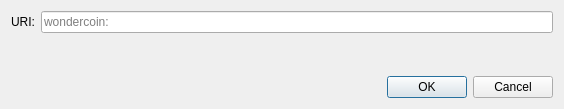
<?xml version="1.0" encoding="UTF-8"?>
<ui version="4.0">
 <class>OpenURIDialog</class>
 <widget class="QDialog" name="OpenURIDialog">
  <property name="geometry">
   <rect>
    <x>0</x>
    <y>0</y>
    <width>564</width>
    <height>109</height>
   </rect>
  </property>
  <property name="windowTitle">
   <string>Open wondercoin URI</string>
  </property>
  <layout class="QVBoxLayout" name="verticalLayout">
   <item>
    <layout class="QHBoxLayout" name="horizontalLayout">
     <item>
      <widget class="QLabel" name="label">
       <property name="text">
        <string>URI:</string>
       </property>
      </widget>
     </item>
     <item>
      <widget class="QValidatedLineEdit" name="uriEdit">
       <property name="placeholderText">
        <string notr="true">wondercoin:</string>
       </property>
      </widget>
     </item>
    </layout>
   </item>
   <item>
    <spacer name="verticalSpacer">
     <property name="orientation">
      <enum>Qt::Vertical</enum>
     </property>
     <property name="sizeHint" stdset="0">
      <size>
       <width>20</width>
       <height>40</height>
      </size>
     </property>
    </spacer>
   </item>
   <item>
    <widget class="QDialogButtonBox" name="buttonBox">
     <property name="orientation">
      <enum>Qt::Horizontal</enum>
     </property>
     <property name="standardButtons">
      <set>QDialogButtonBox::Cancel|QDialogButtonBox::Ok</set>
     </property>
    </widget>
   </item>
  </layout>
 </widget>
 <customwidgets>
  <customwidget>
   <class>QValidatedLineEdit</class>
   <extends>QLineEdit</extends>
   <header>qt/qvalidatedlineedit.h</header>
  </customwidget>
 </customwidgets>
 <resources/>
 <connections>
  <connection>
   <sender>buttonBox</sender>
   <signal>accepted()</signal>
   <receiver>OpenURIDialog</receiver>
   <slot>accept()</slot>
   <hints>
    <hint type="sourcelabel">
     <x>248</x>
     <y>254</y>
    </hint>
    <hint type="destinationlabel">
     <x>157</x>
     <y>274</y>
    </hint>
   </hints>
  </connection>
  <connection>
   <sender>buttonBox</sender>
   <signal>rejected()</signal>
   <receiver>OpenURIDialog</receiver>
   <slot>reject()</slot>
   <hints>
    <hint type="sourcelabel">
     <x>316</x>
     <y>260</y>
    </hint>
    <hint type="destinationlabel">
     <x>286</x>
     <y>274</y>
    </hint>
   </hints>
  </connection>
 </connections>
</ui>
